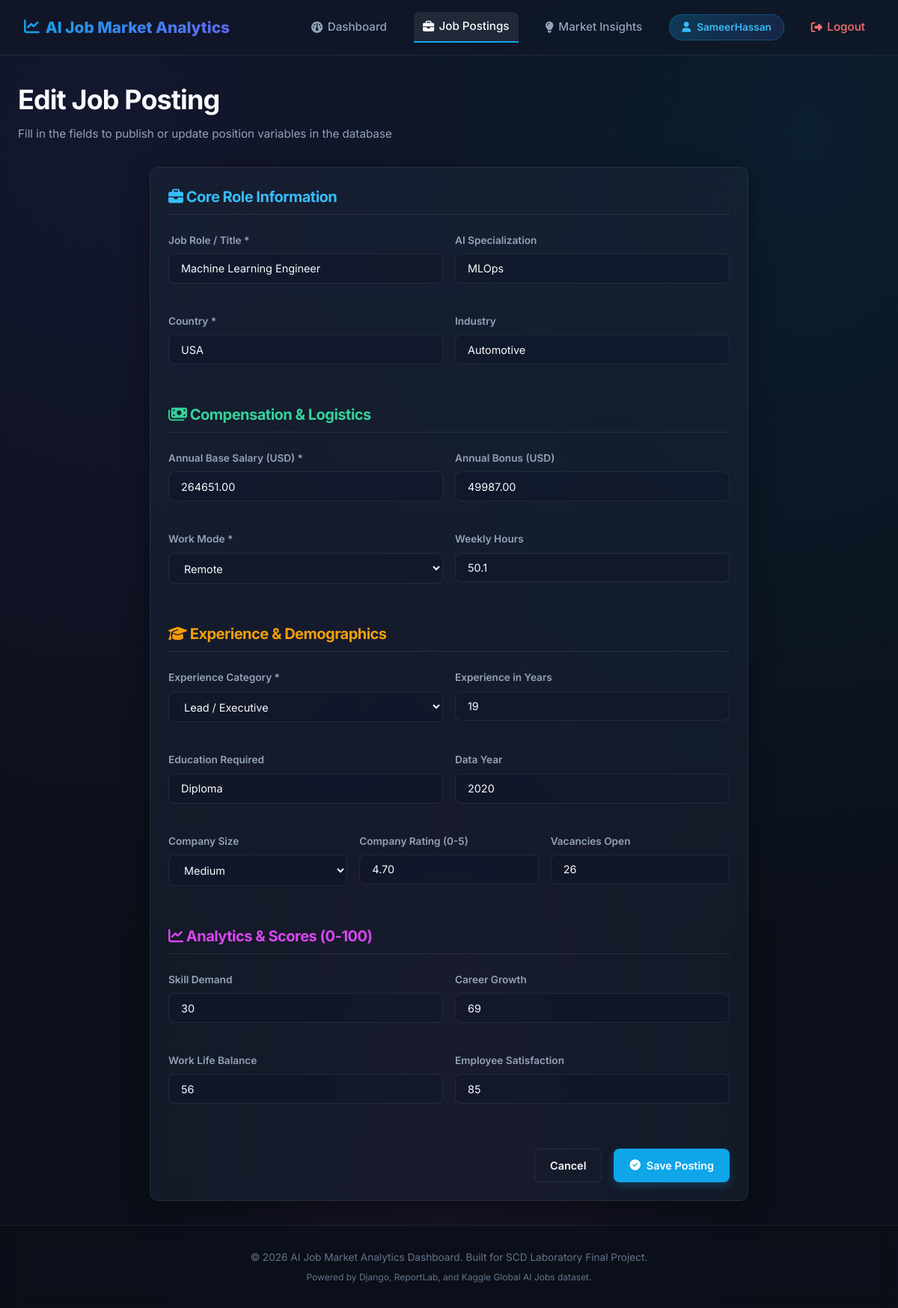
The page /jobs/3466/edit/ (signed in) on the database its author committed.
### jobs/models.py (models this page shows, shortened)
class JobPosting(models.Model):
    EXPERIENCE_CHOICES = [
        ('Entry', 'Entry Level'),
        ('Mid', 'Mid Level'),
        ('Senior', 'Senior Level'),
        ('Lead', 'Lead / Executive'),
    ]
    WORK_MODE_CHOICES = [
        ('Remote', 'Remote'),
        ('Onsite', 'On-site'),
        ('Hybrid', 'Hybrid'),
    ]
    COMPANY_SIZE_CHOICES = [
        ('Startup', 'Startup'),
        ('Small', 'Small'),
        ('Medium', 'Medium'),
        ('Large', 'Large'),
        ('Enterprise', 'Enterprise'),
    ]
    job_role = models.CharField(max_length=150, db_index=True)
    ai_specialization = models.CharField(max_length=100, blank=True, default='')
    country = models.CharField(max_length=100, db_index=True)
    industry = models.CharField(max_length=100, blank=True, default='')
    experience_level = models.CharField(max_length=20, choices=EXPERIENCE_CHOICES, db_index=True)
    experience_years = models.IntegerField(default=0)
    salary_usd = models.DecimalField(max_digits=12, decimal_places=2, default=0)
    bonus_usd = models.DecimalField(max_digits=12, decimal_places=2, default=0)
    education_required = models.CharField(max_length=50, blank=True, default='')
    company_size = models.CharField(max_length=20, choices=COMPANY_SIZE_CHOICES, blank=True, default='')
    company_rating = models.DecimalField(max_digits=3, decimal_places=2, default=0)
    work_mode = models.CharField(max_length=20, choices=WORK_MODE_CHOICES, db_index=True)
    weekly_hours = models.DecimalField(max_digits=4, decimal_places=1, default=40)
    year = models.IntegerField(default=2024, db_index=True)
    job_openings = models.IntegerField(default=1)
    skill_demand_score = models.IntegerField(default=0)
    automation_risk = models.IntegerField(default=0)
    job_security_score = models.IntegerField(default=0)
    career_growth_score = models.IntegerField(default=0)
    work_life_balance_score = models.IntegerField(default=0)
    employee_satisfaction = models.IntegerField(default=0)
    created_at = models.DateTimeField(auto_now_add=True)
    updated_at = models.DateTimeField(auto_now=True)
    class Meta:
        ordering = ['-salary_usd']
        verbose_name_plural = 'Job Postings'

### jobs/views.py (the view)
# urls.py: path('jobs/<int:pk>/edit/', views.job_update_view, name='job_update'),
@login_required
def job_update_view(request, pk):
    job = get_object_or_404(JobPosting, pk=pk)
    if request.method == 'POST':
        form = JobPostingForm(request.POST, instance=job)
        if form.is_valid():
            form.save()
            messages.success(request, 'Job posting updated successfully!')
            return redirect('job_detail', pk=pk)
    else:
        form = JobPostingForm(instance=job)
    return render(request, 'jobs/job_form.html', {'form': form, 'title': 'Edit Job Posting'})

### templates/jobs/job_form.html (shortened to what this page needs)
{% extends 'base.html' %}
{% block content %}
<div class="section-header" id="job_form_header">
    <div>
        <h1>{{ title }}</h1>
        <p class="section-title-desc">Fill in the fields to publish or update position variables in the database</p>
    </div>
</div>
<div class="card" id="job_form_card" style="max-width: 800px; margin: 0 auto;">
    <form method="POST" id="job_posting_form">
        <h3 style="color: var(--primary-hover); margin-bottom: 1.5rem; border-bottom: 1px solid var(--border-color); padding-bottom: 0.5rem;">
            <i class="fa-solid fa-briefcase"></i> Core Role Information
        </h3>
        <div class="form-row">
            <div class="form-group">
                <label class="form-label" for="{{ form.job_role.id_for_label }}">Job Role / Title *</label>
                {{ form.job_role }}
            </div>
            <div class="form-group">
                <label class="form-label" for="{{ form.ai_specialization.id_for_label }}">AI Specialization</label>
                {{ form.ai_specialization }}
            </div>
        </div>
        <div class="form-row">
            <div class="form-group">
                <label class="form-label" for="{{ form.country.id_for_label }}">Country *</label>
                {{ form.country }}
            </div>
            <div class="form-group">
                <label class="form-label" for="{{ form.industry.id_for_label }}">Industry</label>
                {{ form.industry }}
            </div>
        </div>
        <h3 style="color: var(--success-hover); margin-top: 2rem; margin-bottom: 1.5rem; border-bottom: 1px solid var(--border-color); padding-bottom: 0.5rem;">
            <i class="fa-solid fa-money-bills"></i> Compensation & Logistics
        </h3>
        <div class="form-row">
            <div class="form-group">
                <label class="form-label" for="{{ form.salary_usd.id_for_label }}">Annual Base Salary (USD) *</label>
                {{ form.salary_usd }}
            </div>
            <div class="form-group">
                <label class="form-label" for="{{ form.bonus_usd.id_for_label }}">Annual Bonus (USD)</label>
                {{ form.bonus_usd }}
            </div>
        </div>
        <div class="form-row">
            <div class="form-group">
                <label class="form-label" for="{{ form.work_mode.id_for_label }}">Work Mode *</label>
                {{ form.work_mode }}
            </div>
            <div class="form-group">
                <label class="form-label" for="{{ form.weekly_hours.id_for_label }}">Weekly Hours</label>
                {{ form.weekly_hours }}
            </div>
        </div>
        <h3 style="color: var(--warning); margin-top: 2rem; margin-bottom: 1.5rem; border-bottom: 1px solid var(--border-color); padding-bottom: 0.5rem;">
            <i class="fa-solid fa-graduation-cap"></i> Experience & Demographics
        </h3>
        <div class="form-row">
            <div class="form-group">
                <label class="form-label" for="{{ form.experience_level.id_for_label }}">Experience Category *</label>
                {{ form.experience_level }}
            </div>
            <div class="form-group">
                <label class="form-label" for="{{ form.experience_years.id_for_label }}">Experience in Years</label>
                {{ form.experience_years }}
            </div>
        </div>
        <div class="form-row">
            <div class="form-group">
                <label class="form-label" for="{{ form.education_required.id_for_label }}">Education Required</label>
                {{ form.education_required }}
            </div>
            <div class="form-group">
                <label class="form-label" for="{{ form.year.id_for_label }}">Data Year</label>
                {{ form.year }}
            </div>
        </div>
        <div class="form-row">
            <div class="form-group">
                <label class="form-label" for="{{ form.company_size.id_for_label }}">Company Size</label>
                {{ form.company_size }}
            </div>
            <div class="form-group">
                <label class="form-label" for="{{ form.company_rating.id_for_label }}">Company Rating (0-5)</label>
                {{ form.company_rating }}
            </div>
            <div class="form-group">
                <label class="form-label" for="{{ form.job_openings.id_for_label }}">Vacancies Open</label>
                {{ form.job_openings }}
            </div>
        </div>
        <h3 style="color: var(--accent); margin-top: 2rem; margin-bottom: 1.5rem; border-bottom: 1px solid var(--border-color); padding-bottom: 0.5rem;">
            <i class="fa-solid fa-chart-line"></i> Analytics & Scores (0-100)
        </h3>
        <div class="form-row">
            <div class="form-group">
                <label class="form-label" for="{{ form.skill_demand_score.id_for_label }}">Skill Demand</label>
                {{ form.skill_demand_score }}
            </div>
            <div class="form-group">
                <label class="form-label" for="{{ form.career_growth_score.id_for_label }}">Career Growth</label>
                {{ form.career_growth_score }}
            </div>
        </div>
        <div class="form-row">
            <div class="form-group">
                <label class="form-label" for="{{ form.work_life_balance_score.id_for_label }}">Work Life Balance</label>
                {{ form.work_life_balance_score }}
            </div>
            <div class="form-group">
                <label class="form-label" for="{{ form.employee_satisfaction.id_for_label }}">Employee Satisfaction</label>
                {{ form.employee_satisfaction }}
            </div>
        </div>
        <div style="margin-top: 2.5rem; display: flex; gap: 1rem; justify-content: flex-end;">
            {% if form.instance.pk %}
                <a href="{% url 'job_detail' form.instance.pk %}" class="btn btn-secondary" id="btn_cancel_job_form">Cancel</a>
            {% else %}
                <a href="{% url 'job_list' %}" class="btn btn-secondary" id="btn_cancel_job_form">Cancel</a>
            {% endif %}
            <button type="submit" class="btn btn-primary" id="btn_submit_job_form">
                <i class="fa-solid fa-circle-check"></i> Save Posting
            </button>
        </div>
    </form>
</div>
{% endblock %}

### templates/base.html (shortened to what this page needs)
{% load static %}
<!DOCTYPE html>
<html lang="en">
<head>
    <link rel="stylesheet" href="https://cdnjs.cloudflare.com/ajax/libs/font-awesome/6.4.0/css/all.min.css">
    <link rel="stylesheet" href="{% static 'css/main.css' %}">
</head>
<body>
    <header class="navbar" id="main_navbar">
        <a href="{% url 'dashboard' %}" class="navbar-brand" id="nav_brand">
            <i class="fa-solid fa-chart-line"></i> AI Job Market Analytics
        </a>
        <nav>
            <ul class="navbar-menu" id="nav_menu">
                {% if user.is_authenticated %}
                    <li>
                        <a href="{% url 'dashboard' %}" class="navbar-item {% if request.resolver_match.url_name == 'dashboard' %}active{% endif %}" id="nav_dashboard">
                            <i class="fa-solid fa-gauge"></i> Dashboard
                        </a>
                    </li>
                    <li>
                        <a href="{% url 'job_list' %}" class="navbar-item {% if request.resolver_match.url_name == 'job_list' or request.resolver_match.url_name == 'job_detail' or request.resolver_match.url_name == 'job_create' or request.resolver_match.url_name == 'job_update' %}active{% endif %}" id="nav_jobs">
                            <i class="fa-solid fa-briefcase"></i> Job Postings
                        </a>
                    </li>
                    <li>
                        <a href="{% url 'insights' %}" class="navbar-item {% if request.resolver_match.url_name == 'insights' %}active{% endif %}" id="nav_insights">
                            <i class="fa-solid fa-lightbulb"></i> Market Insights
                        </a>
                    </li>
                    <li>
                        <a href="{% url 'profile' %}" class="navbar-item user-badge {% if request.resolver_match.url_name == 'profile' %}active{% endif %}" id="nav_profile">
                            <i class="fa-solid fa-user"></i> {{ user.username }}
                        </a>
                    </li>
                    <li>
                        <a href="{% url 'logout' %}" class="navbar-item" id="nav_logout" style="color: var(--danger-hover);">
                            <i class="fa-solid fa-right-from-bracket"></i> Logout
                        </a>
                    </li>
                {% endif %}
            </ul>
        </nav>
    </header>
    <main class="app-container" id="main_content_area">
        {% block content %}
        {% endblock %}
    </main>
    <footer id="main_footer">
        <p>&copy; 2026 AI Job Market Analytics Dashboard. Built for SCD Laboratory Final Project.</p>
        <p style="font-size: 0.75rem; margin-top: 0.5rem; color: var(--text-muted);">
            Powered by Django, ReportLab, and Kaggle Global AI Jobs dataset.
        </p>
    </footer>
</body>
</html>

### rows shown on the page
JobPosting: job_role "Machine Learning Engineer", ai_specialization "MLOps", country "USA", industry "Automotive", salary_usd "264651.00", bonus_usd "49987.00", work_mode "Remote", weekly_hours "50.1", experience_level "Lead / Executive", experience_years "19", education_required "Diploma", year "2020", company_size "Medium", company_rating "4.70", job_openings "26", skill_demand_score "30", career_growth_score "69", work_life_balance_score "56", employee_satisfaction "85"

### other values the page prints
{{ user.username }} "SameerHassan"
{{ title }} "Edit Job Posting"
